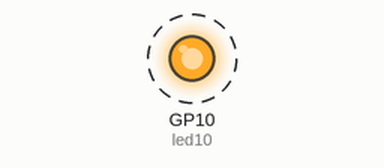
Bench run of a program on a simulated Raspberry Pi Pico running MicroPython. Parts: output pins drawn as LEDs (lit = HIGH). Dashed ring = blinking.

Above: at 0.5 s.
Timing chart, 0 to 4.6 s (numbered marks = the images above):
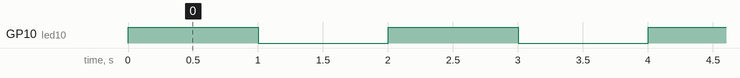

The program:

picozero_led.py
```python
#picozero LED
from picozero import LED
from time import sleep #sleep(초단위)
'''
LED 함수 정리 부분
1. on()
2. off()
3. blink() LED를 깜빡일 수 있게 함
'''
#=======================================
'''
#pico의 내장 LED 켜기
pico_led.on()
sleep(0.5)
pico_led.off()
sleep(0.5)
'''
#=======================================

#LED()함수 안에 파라미터 값은 Pin번호를 의미함
led10 = LED(10)
#led11 = LED(11)
#led12 = LED(12)

while True:
    led10.on()
    sleep(1)
    led10.off()
    sleep(1)
#led11.on()
#led12.on()
#sleep(2)
#led10.off() #LED 끌 수 있는 명령
#sleep(1)
#led10.blink() #LED를 한번 깜빡일 수 있는 명령어
'''
#=======================================
#신호등 만들기
led10 = LED(10)
led11 = LED(11)
led12 = LED(12)

while True:
    led10.on()
    sleep(3)
    led10.off()

    led11.on()
    sleep(3)
    led11.off()

    led12.on()
    sleep(3)
    led12.off()
'''
```

Measured:
- by itself, GP10 (led10): alternates HIGH for 1.0 s and LOW for 1.0 s
